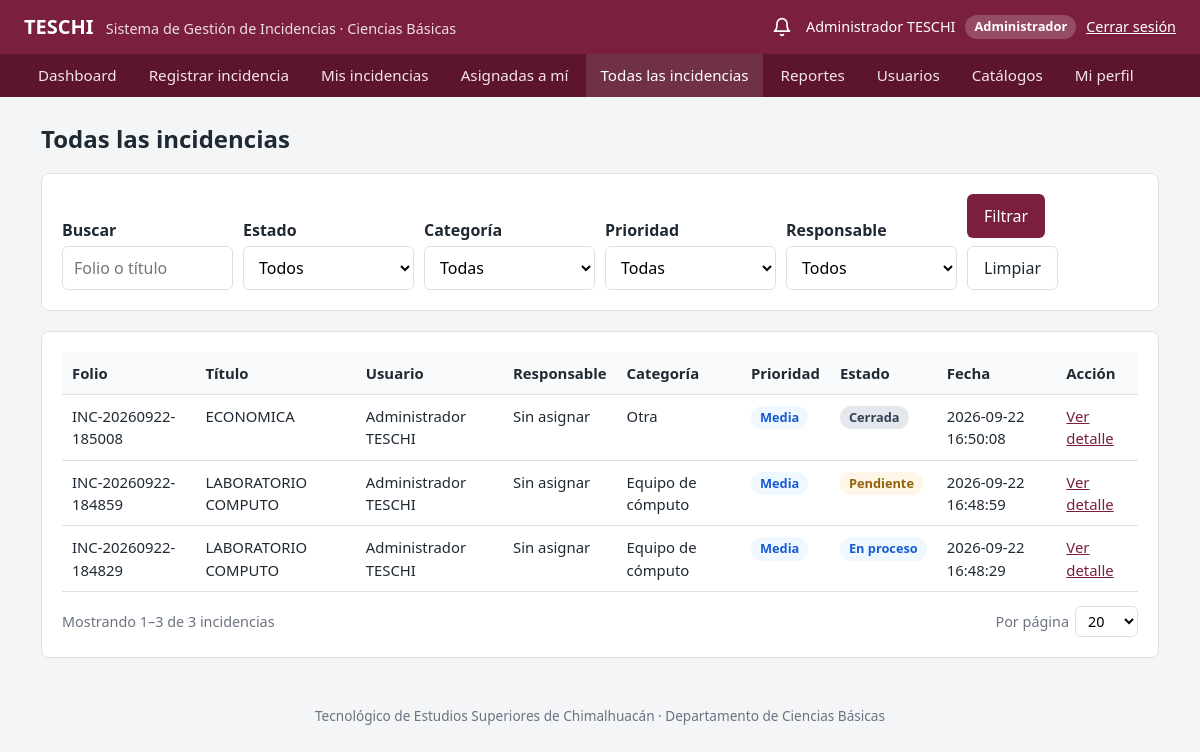
The page /public/todas_incidencias.php (signed in) on the database its author committed.
### tables this page shows
CREATE TABLE `incidencias` (
  `id` int(11) NOT NULL,
  `folio` varchar(30) NOT NULL,
  `usuario_id` int(11) NOT NULL,
  `categoria_id` int(11) NOT NULL,
  `prioridad_id` int(11) NOT NULL,
  `estado_id` int(11) NOT NULL,
  `titulo` varchar(200) NOT NULL,
  `descripcion` text NOT NULL,
  `ubicacion` varchar(200) DEFAULT NULL,
  `responsable_id` int(11) DEFAULT NULL,
  `fecha_registro` timestamp NOT NULL DEFAULT current_timestamp(),
  `fecha_actualizacion` timestamp NOT NULL DEFAULT current_timestamp() ON UPDATE current_timestamp(),
  `fecha_cierre` datetime DEFAULT NULL
);

CREATE TABLE `categorias` (
  `id` int(11) NOT NULL,
  `nombre` varchar(100) NOT NULL,
  `descripcion` varchar(255) DEFAULT NULL,
  `activo` tinyint(1) DEFAULT 1
);

CREATE TABLE `prioridades` (
  `id` int(11) NOT NULL,
  `nombre` varchar(50) NOT NULL,
  `nivel` int(11) NOT NULL,
  `activo` tinyint(1) NOT NULL DEFAULT 1
);

CREATE TABLE `estados_incidencia` (
  `id` int(11) NOT NULL,
  `nombre` varchar(50) NOT NULL,
  `descripcion` varchar(255) DEFAULT NULL
);

### app/helpers/auth.php (called while the page is built, shortened)
<?php
function e($valor)
{
    return htmlspecialchars((string) ($valor ?? ""), ENT_QUOTES, "UTF-8");
}
function claseEstado($estado)
{
    $clases = [
        "Pendiente" => "badge-pendiente",
        "En revisión" => "badge-revision",
        "Asignada" => "badge-asignada",
        "En proceso" => "badge-proceso",
        "Resuelta" => "badge-resuelta",
        "Cerrada" => "badge-cerrada",
        "Cancelada" => "badge-cancelada"
    ];
    return $clases[$estado] ?? "";
}
function clasePrioridad($prioridad)
{
    $clases = [
        "Baja" => "badge-baja",
        "Media" => "badge-media",
        "Alta" => "badge-alta",
        "Crítica" => "badge-critica"
    ];
    return $clases[$prioridad] ?? "";
}

### public/todas_incidencias.php (the view, shortened to what this page needs)
<?php
require_once "../app/helpers/auth.php";
require_once "../app/helpers/paginacion.php";
$incidencias = [];
$error = "";
$filtro_texto = trim($_GET["q"] ?? "");
try {
    $database = new Database();
    $conn = $database->conectar();
    $condiciones = [];
    $parametros = [];
    $where = $condiciones ? "WHERE " . implode(" AND ", $condiciones) : "";
    $stmtTotal = $conn->prepare("SELECT COUNT(*) FROM incidencias i $where");
    $stmtTotal->execute($parametros);
    $paginacion = paginar($stmtTotal->fetchColumn());
    $sql = "
        SELECT
            i.id,
            i.folio,
            i.titulo,
            i.fecha_registro,
            CONCAT(u.nombre, ' ', COALESCE(u.apellido_paterno, '')) AS usuario,
            CONCAT(r.nombre, ' ', COALESCE(r.apellido_paterno, '')) AS responsable,
            c.nombre AS categoria,
            p.nombre AS prioridad,
            e.nombre AS estado
        FROM incidencias i
        INNER JOIN usuarios u
            ON i.usuario_id = u.id
        LEFT JOIN usuarios r
            ON i.responsable_id = r.id
        INNER JOIN categorias c
            ON i.categoria_id = c.id
        INNER JOIN prioridades p
            ON i.prioridad_id = p.id
        INNER JOIN estados_incidencia e
            ON i.estado_id = e.id
        $where
        ORDER BY i.fecha_registro DESC, i.id DESC
        LIMIT {$paginacion["por_pagina"]} OFFSET {$paginacion["offset"]}
    ";
    $stmt = $conn->prepare($sql);
    $stmt->execute($parametros);
    $incidencias = $stmt->fetchAll(PDO::FETCH_ASSOC);
} catch (PDOException $e) {
    $error = "No se pudieron consultar las incidencias.";
}
require_once "../app/views/layouts/header.php";
?>
<div class="encabezado-pagina">
    <h1>Todas las incidencias</h1>
</div>
<section class="tarjeta">
    <form method="GET" class="filtros">
        <div>
            <label for="q">Buscar</label>
            <input
                type="search"
                id="q"
                name="q"
                value="<?= e($filtro_texto) ?>"
                placeholder="Folio o título"
            >
        </div>
        <div>
            <label for="estado_id">Estado</label>
            <select id="estado_id" name="estado_id">
                <option value="">Todos</option>
            </select>
        </div>
        <div>
            <label for="categoria_id">Categoría</label>
            <select id="categoria_id" name="categoria_id">
                <option value="">Todas</option>
            </select>
        </div>
        <div>
            <label for="prioridad_id">Prioridad</label>
            <select id="prioridad_id" name="prioridad_id">
                <option value="">Todas</option>
            </select>
        </div>
        <div>
            <label for="responsable_id">Responsable</label>
            <select id="responsable_id" name="responsable_id">
                <option value="">Todos</option>
            </select>
        </div>
        <div class="acciones">
            <button type="submit" class="btn btn-primary">Filtrar</button>
            <a href="todas_incidencias.php" class="btn btn-secundario">Limpiar</a>
        </div>
    </form>
</section>
<section class="tarjeta">
    <?php if ($error): ?>
        <div class="alerta alerta-error"><?= e($error) ?></div>
    <?php elseif (empty($incidencias)): ?>
        <p>No se encontraron incidencias.</p>
    <?php else: ?>
        <div class="tabla-contenedor">
            <table class="tabla">
                <thead>
                    <tr>
                        <th>Folio</th>
                        <th>Título</th>
                        <th>Usuario</th>
                        <th>Responsable</th>
                        <th>Categoría</th>
                        <th>Prioridad</th>
                        <th>Estado</th>
                        <th>Fecha</th>
                        <th>Acción</th>
                    </tr>
                </thead>
                <tbody>
                    <?php foreach ($incidencias as $incidencia): ?>
                        <tr>
                            <td><?= e($incidencia["folio"]) ?></td>
                            <td><?= e($incidencia["titulo"]) ?></td>
                            <td><?= e($incidencia["usuario"]) ?></td>
                            <td><?= e($incidencia["responsable"] ?: "Sin asignar") ?></td>
                            <td><?= e($incidencia["categoria"]) ?></td>
                            <td>
                                <span class="badge <?= clasePrioridad($incidencia["prioridad"]) ?>">
                                    <?= e($incidencia["prioridad"]) ?>
                                </span>
                            </td>
                            <td>
                                <span class="badge <?= claseEstado($incidencia["estado"]) ?>">
                                    <?= e($incidencia["estado"]) ?>
                                </span>
                            </td>
                            <td><?= e($incidencia["fecha_registro"]) ?></td>
                            <td>
                                <a href="detalle_incidencia.php?id=<?= (int) $incidencia["id"] ?>">
                                    Ver detalle
                                </a>
                            </td>
                        </tr>
                    <?php endforeach; ?>
                </tbody>
            </table>
        </div>
        <?= navegacionPaginas($paginacion, "incidencias") ?>
    <?php endif; ?>
</section>
<?php require_once "../app/views/layouts/footer.php"; ?>

### public/css/style.css (style rules this page uses)
:root { --color-primario: #7a1f3d; --color-primario-oscuro: #5c152d; --color-fondo: #f4f5f7; --color-tarjeta: #ffffff; --color-texto: #1f2933; --color-suave: #6b7280; --color-borde: #dde1e6; --color-exito: #1e7b4d; --color-error: #b42318; --radio: 8px; }
* { box-sizing: border-box; }
body { margin: 0; font-family: "Segoe UI", Roboto, Arial, sans-serif; background: var(--color-fondo); color: var(--color-texto); line-height: 1.5; }
a { color: var(--color-primario); }
.tarjeta { background: var(--color-tarjeta); border: 1px solid var(--color-borde); border-radius: var(--radio); padding: 20px; margin-bottom: 20px; }
.encabezado-pagina { display: flex; flex-wrap: wrap; justify-content: space-between; align-items: center; gap: 12px; margin-bottom: 16px; }
.encabezado-pagina h1 { margin: 0; font-size: 1.5rem; }
label { display: block; font-weight: 600; margin-bottom: 4px; }
input[type="text"], input[type="email"], input[type="password"], input[type="tel"], input[type="search"], input[type="date"], input[type="number"], select, textarea { width: 100%; padding: 9px 11px; border: 1px solid var(--color-borde); border-radius: 6px; font: inherit; background: #fff; }
.filtros { display: grid; grid-template-columns: repeat(auto-fit, minmax(170px, 1fr)); gap: 10px; align-items: end; }
.btn { display: inline-block; padding: 9px 16px; border: 1px solid transparent; border-radius: 6px; font: inherit; cursor: pointer; text-decoration: none; text-align: center; }
.btn-primary { background: var(--color-primario); color: #fff; }
.btn-secundario { background: #fff; border-color: var(--color-borde); color: var(--color-texto); }
.acciones { display: flex; flex-wrap: wrap; gap: 8px; }
.tabla-contenedor { overflow-x: auto; }
table.tabla { width: 100%; border-collapse: collapse; background: var(--color-tarjeta); font-size: 0.93rem; }
.tabla th, .tabla td { padding: 10px; border-bottom: 1px solid var(--color-borde); text-align: left; vertical-align: top; }
.tabla th { background: #f9fafb; font-weight: 600; white-space: nowrap; }
.badge { display: inline-block; padding: 2px 9px; border-radius: 999px; font-size: 0.8rem; font-weight: 600; background: #eef0f3; color: #374151; white-space: nowrap; }
.badge-pendiente { background: #fef6e7; color: #93600b; }
.badge-proceso { background: #eff8ff; color: #175cd3; }
.badge-cerrada { background: #e4e7ec; color: #344054; }
.badge-media { background: #eff8ff; color: #175cd3; }

### rows shown on the page
incidencias: folio "INC-20260922-185008", titulo "ECONOMICA", usuario "Administrador TESCHI", responsable "Sin asignar", categoria.nombre "Otra", prioridad.nombre "Media", estado.nombre "Cerrada", fecha_registro "2026-09-22 16:50:08"
incidencias: folio "INC-20260922-184859", titulo "LABORATORIO COMPUTO", usuario "Administrador TESCHI", responsable "Sin asignar", categoria.nombre "Equipo de cómputo", prioridad.nombre "Media", estado.nombre "Pendiente", fecha_registro "2026-09-22 16:48:59"
incidencias: folio "INC-20260922-184829", titulo "LABORATORIO COMPUTO", usuario "Administrador TESCHI", responsable "Sin asignar", categoria.nombre "Equipo de cómputo", prioridad.nombre "Media", estado.nombre "En proceso", fecha_registro "2026-09-22 16:48:29"

### other values the page prints
$_SESSION["nombre"] . " " . ($_SESSION["apellido_paterno"] ?? "") "Administrador TESCHI"
$_SESSION["rol"] "Administrador"
$texto "Dashboard"
$texto "Registrar incidencia"
$texto "Mis incidencias"
$texto "Asignadas a mí"
$texto "Todas las incidencias"
$texto "Reportes"
$texto "Usuarios"
$texto "Catálogos"
$texto "Mi perfil"
$p["desde"] "1"
$p["hasta"] "3"
$p["total"] "3"
$etiqueta "incidencias"
